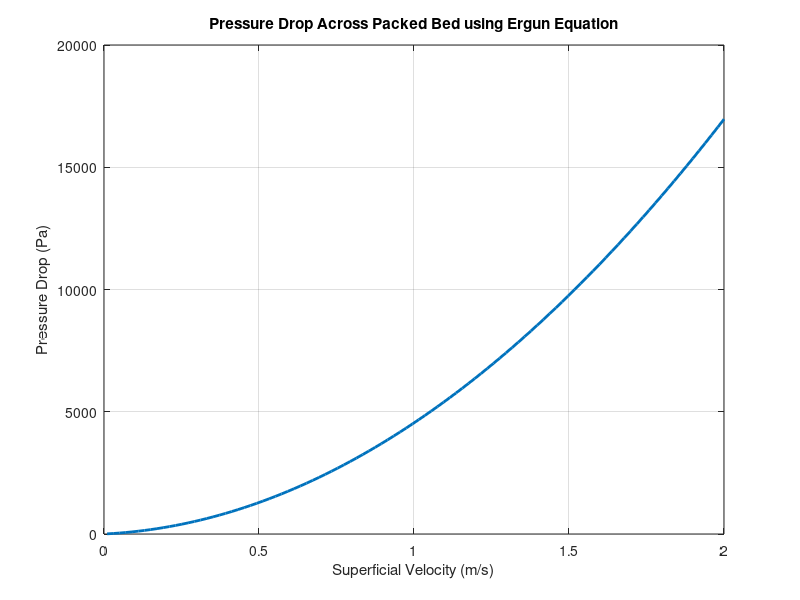
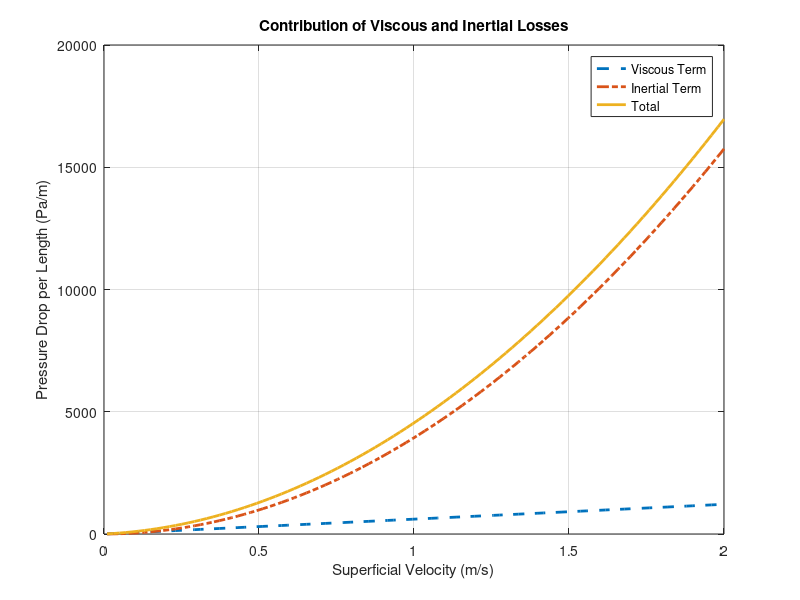
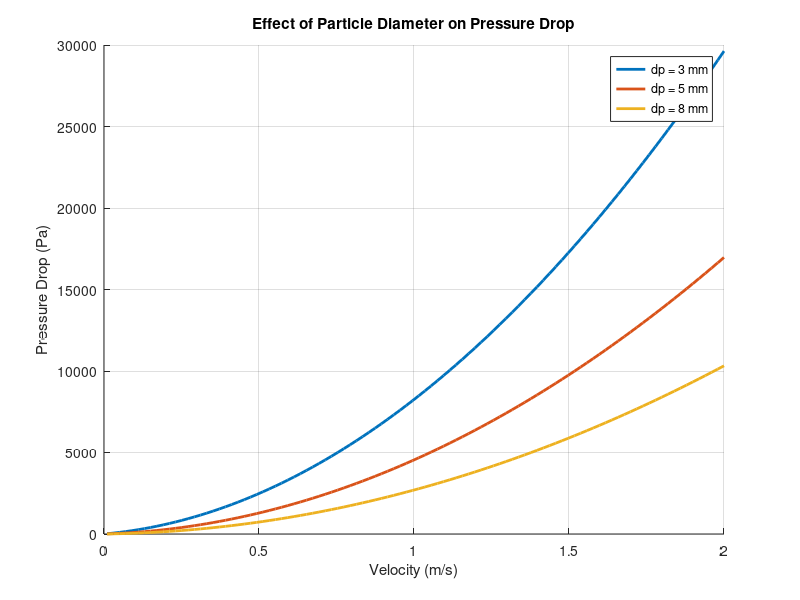
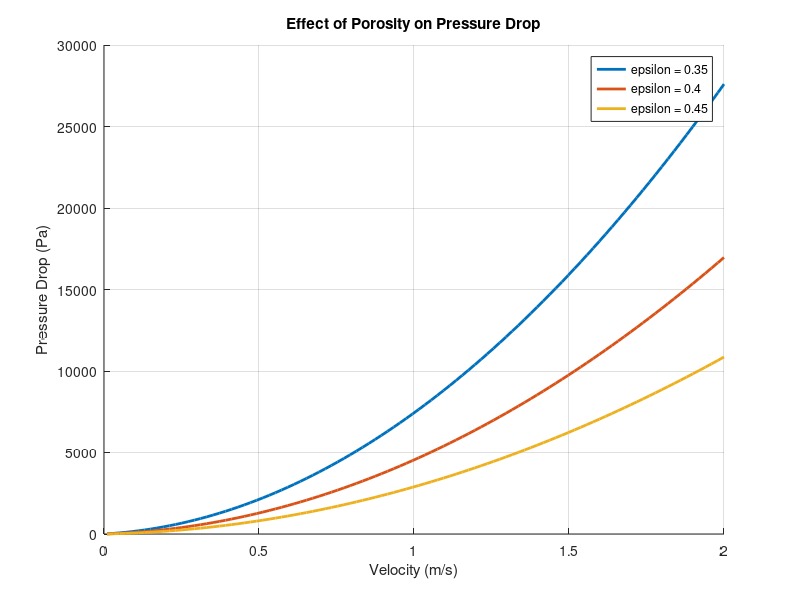

Reproduce these figures in MATLAB, in order.
clc;        
clear;      
close all;  
epsilon = 0.4;        % void fraction
dp = 0.005;           % particle diameter (m)
mu = 1.8e-5;          % viscosity of air (Pa.s)
rho = 1.2;            % density of air (kg/m^3)
L = 1;                % bed length (m)

v = linspace(0.01, 2, 100);

% Viscous term
term1 = (150*(1 - epsilon)^2 * mu .* v) / (epsilon^3 * dp^2);
% Inertial term
term2 = (1.75*(1 - epsilon) * rho .* v.^2) / (epsilon^3 * dp);

% total pressure drop per length
deltaP_per_L = term1 + term2;
% total pressure drop
deltaP = deltaP_per_L * L

figure
plot(v, deltaP, 'LineWidth', 2)
xlabel('Superficial Velocity (m/s)')
ylabel('Pressure Drop (Pa)')
title('Pressure Drop Across Packed Bed using Ergun Equation')
grid on

figure
plot(v, term1, '--', 'LineWidth', 2)
hold on
plot(v, term2, '-.', 'LineWidth', 2)
plot(v, deltaP_per_L, 'LineWidth', 2)
hold off

xlabel('Superficial Velocity (m/s)')
ylabel('Pressure Drop per Length (Pa/m)')
legend('Viscous Term', 'Inertial Term', 'Total')
title('Contribution of Viscous and Inertial Losses')
grid on

dp_values = [0.003, 0.005, 0.008];

figure
hold on
for dp = dp_values
    deltaP = ((150*(1-epsilon)^2*mu.*v)./(epsilon^3*dp^2) + ...
              (1.75*(1-epsilon)*rho.*v.^2)./(epsilon^3*dp)) * L;
    plot(v, deltaP, 'LineWidth', 2)
end
hold off

xlabel('Velocity (m/s)')
ylabel('Pressure Drop (Pa)')
legend('dp = 3 mm', 'dp = 5 mm', 'dp = 8 mm')
title('Effect of Particle Diameter on Pressure Drop')
grid on

epsilon_values = [0.35, 0.4, 0.45]; % different porosities
dp = 0.005; % fix particle diameter

figure
hold on
for eps = epsilon_values
    deltaP = ((150*(1-eps)^2*mu.*v)./(eps^3*dp^2) + ...
              (1.75*(1-eps)*rho.*v.^2)./(eps^3*dp)) * L;
    plot(v, deltaP, 'LineWidth', 2)
end
hold off
xlabel('Velocity (m/s)')
ylabel('Pressure Drop (Pa)')
legend('epsilon = 0.35', 'epsilon = 0.4', 'epsilon = 0.45')
title('Effect of Porosity on Pressure Drop')
grid on

epsilon = 0.4;
dp = 0.005;

term1 = (150*(1 - epsilon)^2 * mu .* v) / (epsilon^3 * dp^2);
term2 = (1.75*(1 - epsilon) * rho .* v.^2) / (epsilon^3 * dp);
deltaP_per_L = term1 + term2;
